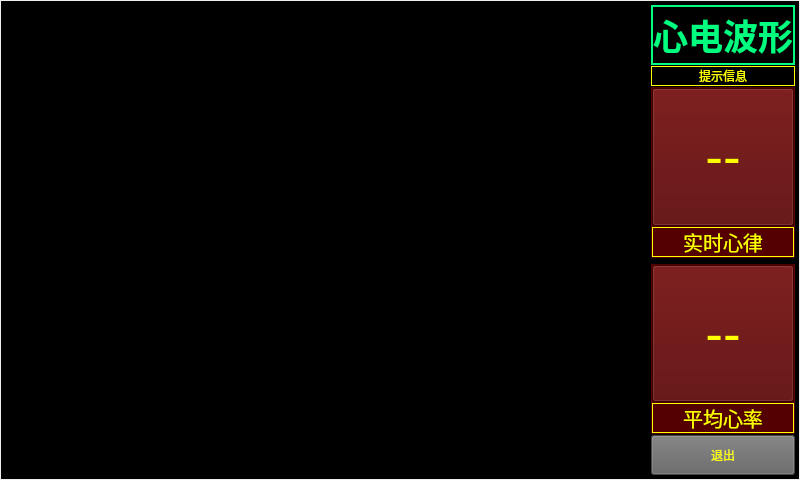
<?xml version="1.0" encoding="UTF-8"?>
<ui version="4.0">
 <class>MainWindow</class>
 <widget class="QMainWindow" name="MainWindow">
  <property name="enabled">
   <bool>true</bool>
  </property>
  <property name="geometry">
   <rect>
    <x>0</x>
    <y>0</y>
    <width>800</width>
    <height>480</height>
   </rect>
  </property>
  <property name="windowTitle">
   <string>ECG_GUI</string>
  </property>
  <property name="animated">
   <bool>true</bool>
  </property>
  <property name="tabShape">
   <enum>QTabWidget::Rounded</enum>
  </property>
  <property name="unifiedTitleAndToolBarOnMac">
   <bool>true</bool>
  </property>
  <widget class="QWidget" name="centralWidget">
   <layout class="QGridLayout" name="gridLayout_2">
    <property name="leftMargin">
     <number>1</number>
    </property>
    <property name="topMargin">
     <number>1</number>
    </property>
    <property name="rightMargin">
     <number>1</number>
    </property>
    <property name="bottomMargin">
     <number>1</number>
    </property>
    <item row="0" column="0">
     <widget class="QWidget" name="widget" native="true">
      <property name="styleSheet">
       <string notr="true">background-color: rgb(0, 0, 0);</string>
      </property>
      <layout class="QVBoxLayout" name="verticalLayout">
       <property name="spacing">
        <number>1</number>
       </property>
       <property name="leftMargin">
        <number>1</number>
       </property>
       <property name="topMargin">
        <number>1</number>
       </property>
       <property name="rightMargin">
        <number>1</number>
       </property>
       <property name="bottomMargin">
        <number>1</number>
       </property>
       <item>
        <layout class="QVBoxLayout" name="verticalLayout_9">
         <property name="spacing">
          <number>1</number>
         </property>
         <property name="leftMargin">
          <number>1</number>
         </property>
         <property name="topMargin">
          <number>1</number>
         </property>
         <property name="rightMargin">
          <number>1</number>
         </property>
         <property name="bottomMargin">
          <number>1</number>
         </property>
         <item>
          <widget class="QWidget" name="widget_3" native="true">
           <layout class="QHBoxLayout" name="horizontalLayout_7">
            <property name="spacing">
             <number>1</number>
            </property>
            <property name="leftMargin">
             <number>1</number>
            </property>
            <property name="topMargin">
             <number>1</number>
            </property>
            <property name="rightMargin">
             <number>1</number>
            </property>
            <property name="bottomMargin">
             <number>1</number>
            </property>
            <item>
             <widget class="QWidget" name="widget_6" native="true">
              <property name="sizePolicy">
               <sizepolicy hsizetype="Expanding" vsizetype="Preferred">
                <horstretch>0</horstretch>
                <verstretch>0</verstretch>
               </sizepolicy>
              </property>
              <property name="styleSheet">
               <string notr="true">font: 63 24pt &quot;Ubuntu&quot;;
color: rgb(170, 255, 127)</string>
              </property>
              <layout class="QVBoxLayout" name="verticalLayout_11">
               <property name="spacing">
                <number>1</number>
               </property>
               <property name="leftMargin">
                <number>1</number>
               </property>
               <property name="topMargin">
                <number>1</number>
               </property>
               <property name="rightMargin">
                <number>1</number>
               </property>
               <property name="bottomMargin">
                <number>1</number>
               </property>
               <item>
                <layout class="QHBoxLayout" name="horizontalLayout">
                 <property name="spacing">
                  <number>0</number>
                 </property>
                 <item>
                  <widget class="QCustomPlot" name="plot_ecg1" native="true">
                   <property name="sizePolicy">
                    <sizepolicy hsizetype="Expanding" vsizetype="Preferred">
                     <horstretch>0</horstretch>
                     <verstretch>0</verstretch>
                    </sizepolicy>
                   </property>
                  </widget>
                 </item>
                </layout>
               </item>
               <item>
                <layout class="QHBoxLayout" name="horizontalLayout_2">
                 <property name="spacing">
                  <number>0</number>
                 </property>
                 <item>
                  <widget class="QCustomPlot" name="plot_ecg2" native="true">
                   <property name="sizePolicy">
                    <sizepolicy hsizetype="Expanding" vsizetype="Preferred">
                     <horstretch>0</horstretch>
                     <verstretch>0</verstretch>
                    </sizepolicy>
                   </property>
                  </widget>
                 </item>
                </layout>
               </item>
               <item>
                <layout class="QHBoxLayout" name="horizontalLayout_3">
                 <property name="spacing">
                  <number>0</number>
                 </property>
                 <item>
                  <widget class="QCustomPlot" name="plot_ecg3" native="true">
                   <property name="sizePolicy">
                    <sizepolicy hsizetype="Expanding" vsizetype="Preferred">
                     <horstretch>0</horstretch>
                     <verstretch>0</verstretch>
                    </sizepolicy>
                   </property>
                  </widget>
                 </item>
                </layout>
               </item>
              </layout>
             </widget>
            </item>
            <item>
             <widget class="QWidget" name="widget_4" native="true">
              <property name="maximumSize">
               <size>
                <width>500</width>
                <height>16777215</height>
               </size>
              </property>
              <property name="styleSheet">
               <string notr="true">color: rgb(255, 255, 0);</string>
              </property>
              <layout class="QVBoxLayout" name="verticalLayout_3">
               <property name="spacing">
                <number>1</number>
               </property>
               <property name="leftMargin">
                <number>1</number>
               </property>
               <property name="topMargin">
                <number>1</number>
               </property>
               <property name="rightMargin">
                <number>1</number>
               </property>
               <property name="bottomMargin">
                <number>1</number>
               </property>
               <item>
                <widget class="QLabel" name="label_3">
                 <property name="maximumSize">
                  <size>
                   <width>16777215</width>
                   <height>60</height>
                  </size>
                 </property>
                 <property name="font">
                  <font>
                   <pointsize>26</pointsize>
                   <weight>75</weight>
                   <bold>true</bold>
                  </font>
                 </property>
                 <property name="styleSheet">
                  <string notr="true">color: rgb(0, 255, 127);</string>
                 </property>
                 <property name="frameShape">
                  <enum>QFrame::WinPanel</enum>
                 </property>
                 <property name="text">
                  <string>心电波形</string>
                 </property>
                 <property name="alignment">
                  <set>Qt::AlignCenter</set>
                 </property>
                </widget>
               </item>
               <item>
                <widget class="QFrame" name="frame_6">
                 <property name="sizePolicy">
                  <sizepolicy hsizetype="Preferred" vsizetype="Fixed">
                   <horstretch>0</horstretch>
                   <verstretch>0</verstretch>
                  </sizepolicy>
                 </property>
                 <property name="minimumSize">
                  <size>
                   <width>0</width>
                   <height>0</height>
                  </size>
                 </property>
                 <property name="frameShape">
                  <enum>QFrame::Box</enum>
                 </property>
                 <property name="frameShadow">
                  <enum>QFrame::Plain</enum>
                 </property>
                 <layout class="QHBoxLayout" name="horizontalLayout_28">
                  <property name="spacing">
                   <number>0</number>
                  </property>
                  <property name="leftMargin">
                   <number>0</number>
                  </property>
                  <property name="topMargin">
                   <number>0</number>
                  </property>
                  <property name="rightMargin">
                   <number>0</number>
                  </property>
                  <property name="bottomMargin">
                   <number>0</number>
                  </property>
                  <item>
                   <widget class="QLabel" name="label_info_out">
                    <property name="sizePolicy">
                     <sizepolicy hsizetype="Preferred" vsizetype="Preferred">
                      <horstretch>0</horstretch>
                      <verstretch>0</verstretch>
                     </sizepolicy>
                    </property>
                    <property name="maximumSize">
                     <size>
                      <width>16777215</width>
                      <height>50</height>
                     </size>
                    </property>
                    <property name="styleSheet">
                     <string notr="true">color: rgb(255, 255, 0);
font: 18pt &quot;Ubuntu&quot;;</string>
                    </property>
                    <property name="frameShape">
                     <enum>QFrame::NoFrame</enum>
                    </property>
                    <property name="frameShadow">
                     <enum>QFrame::Raised</enum>
                    </property>
                    <property name="text">
                     <string>提示信息</string>
                    </property>
                    <property name="alignment">
                     <set>Qt::AlignCenter</set>
                    </property>
                   </widget>
                  </item>
                 </layout>
                </widget>
               </item>
               <item>
                <layout class="QGridLayout" name="gridLayout">
                 <item row="0" column="0">
                  <widget class="QWidget" name="widget_16" native="true">
                   <property name="sizePolicy">
                    <sizepolicy hsizetype="Preferred" vsizetype="Preferred">
                     <horstretch>0</horstretch>
                     <verstretch>0</verstretch>
                    </sizepolicy>
                   </property>
                   <property name="minimumSize">
                    <size>
                     <width>0</width>
                     <height>0</height>
                    </size>
                   </property>
                   <property name="maximumSize">
                    <size>
                     <width>200</width>
                     <height>200</height>
                    </size>
                   </property>
                   <property name="styleSheet">
                    <string notr="true">background-color: rgb(85, 0, 0);
color: rgb(255, 255, 0);</string>
                   </property>
                   <layout class="QVBoxLayout" name="verticalLayout_15">
                    <property name="spacing">
                     <number>1</number>
                    </property>
                    <property name="leftMargin">
                     <number>1</number>
                    </property>
                    <property name="topMargin">
                     <number>1</number>
                    </property>
                    <property name="rightMargin">
                     <number>1</number>
                    </property>
                    <property name="bottomMargin">
                     <number>1</number>
                    </property>
                    <item>
                     <widget class="QPushButton" name="show1_ssxl">
                      <property name="sizePolicy">
                       <sizepolicy hsizetype="Preferred" vsizetype="Preferred">
                        <horstretch>0</horstretch>
                        <verstretch>0</verstretch>
                       </sizepolicy>
                      </property>
                      <property name="minimumSize">
                       <size>
                        <width>0</width>
                        <height>0</height>
                       </size>
                      </property>
                      <property name="font">
                       <font>
                        <family>Ubuntu</family>
                        <pointsize>40</pointsize>
                        <weight>50</weight>
                        <italic>false</italic>
                        <bold>false</bold>
                       </font>
                      </property>
                      <property name="text">
                       <string>--</string>
                      </property>
                     </widget>
                    </item>
                    <item>
                     <widget class="QLabel" name="label_11">
                      <property name="sizePolicy">
                       <sizepolicy hsizetype="Preferred" vsizetype="Preferred">
                        <horstretch>0</horstretch>
                        <verstretch>0</verstretch>
                       </sizepolicy>
                      </property>
                      <property name="minimumSize">
                       <size>
                        <width>0</width>
                        <height>0</height>
                       </size>
                      </property>
                      <property name="maximumSize">
                       <size>
                        <width>16777215</width>
                        <height>30</height>
                       </size>
                      </property>
                      <property name="font">
                       <font>
                        <family>Ubuntu</family>
                        <pointsize>15</pointsize>
                        <weight>50</weight>
                        <italic>false</italic>
                        <bold>false</bold>
                       </font>
                      </property>
                      <property name="frameShape">
                       <enum>QFrame::Box</enum>
                      </property>
                      <property name="text">
                       <string>实时心律</string>
                      </property>
                      <property name="alignment">
                       <set>Qt::AlignCenter</set>
                      </property>
                     </widget>
                    </item>
                   </layout>
                  </widget>
                 </item>
                 <item row="1" column="0">
                  <widget class="QWidget" name="widget_20" native="true">
                   <property name="sizePolicy">
                    <sizepolicy hsizetype="Preferred" vsizetype="Preferred">
                     <horstretch>0</horstretch>
                     <verstretch>0</verstretch>
                    </sizepolicy>
                   </property>
                   <property name="minimumSize">
                    <size>
                     <width>0</width>
                     <height>0</height>
                    </size>
                   </property>
                   <property name="maximumSize">
                    <size>
                     <width>200</width>
                     <height>200</height>
                    </size>
                   </property>
                   <property name="styleSheet">
                    <string notr="true">background-color: rgb(85, 0, 0);
color: rgb(255, 255, 0);</string>
                   </property>
                   <layout class="QVBoxLayout" name="verticalLayout_22">
                    <property name="spacing">
                     <number>1</number>
                    </property>
                    <property name="leftMargin">
                     <number>1</number>
                    </property>
                    <property name="topMargin">
                     <number>1</number>
                    </property>
                    <property name="rightMargin">
                     <number>1</number>
                    </property>
                    <property name="bottomMargin">
                     <number>1</number>
                    </property>
                    <item>
                     <widget class="QPushButton" name="show1_jkzk">
                      <property name="sizePolicy">
                       <sizepolicy hsizetype="Preferred" vsizetype="Preferred">
                        <horstretch>0</horstretch>
                        <verstretch>0</verstretch>
                       </sizepolicy>
                      </property>
                      <property name="minimumSize">
                       <size>
                        <width>0</width>
                        <height>0</height>
                       </size>
                      </property>
                      <property name="font">
                       <font>
                        <family>Ubuntu</family>
                        <pointsize>40</pointsize>
                        <weight>50</weight>
                        <italic>false</italic>
                        <bold>false</bold>
                       </font>
                      </property>
                      <property name="autoFillBackground">
                       <bool>false</bool>
                      </property>
                      <property name="text">
                       <string>--</string>
                      </property>
                     </widget>
                    </item>
                    <item>
                     <widget class="QLabel" name="label_18">
                      <property name="sizePolicy">
                       <sizepolicy hsizetype="Preferred" vsizetype="Preferred">
                        <horstretch>0</horstretch>
                        <verstretch>0</verstretch>
                       </sizepolicy>
                      </property>
                      <property name="minimumSize">
                       <size>
                        <width>0</width>
                        <height>0</height>
                       </size>
                      </property>
                      <property name="maximumSize">
                       <size>
                        <width>16777215</width>
                        <height>30</height>
                       </size>
                      </property>
                      <property name="font">
                       <font>
                        <family>Ubuntu</family>
                        <pointsize>15</pointsize>
                        <weight>50</weight>
                        <italic>false</italic>
                        <bold>false</bold>
                       </font>
                      </property>
                      <property name="frameShape">
                       <enum>QFrame::Box</enum>
                      </property>
                      <property name="text">
                       <string>平均心率</string>
                      </property>
                      <property name="alignment">
                       <set>Qt::AlignCenter</set>
                      </property>
                     </widget>
                    </item>
                   </layout>
                  </widget>
                 </item>
                </layout>
               </item>
               <item>
                <widget class="QPushButton" name="pushButton_quit">
                 <property name="minimumSize">
                  <size>
                   <width>0</width>
                   <height>40</height>
                  </size>
                 </property>
                 <property name="styleSheet">
                  <string notr="true">background-color: rgb(100, 100, 100);</string>
                 </property>
                 <property name="text">
                  <string>退出</string>
                 </property>
                </widget>
               </item>
              </layout>
             </widget>
            </item>
           </layout>
          </widget>
         </item>
        </layout>
       </item>
      </layout>
      <zorder>layoutWidget</zorder>
      <zorder>widget_3</zorder>
     </widget>
    </item>
   </layout>
  </widget>
 </widget>
 <layoutdefault spacing="6" margin="11"/>
 <customwidgets>
  <customwidget>
   <class>QCustomPlot</class>
   <extends>QWidget</extends>
   <header location="global">qcustomplot.h</header>
   <container>1</container>
  </customwidget>
 </customwidgets>
 <resources/>
 <connections/>
</ui>
